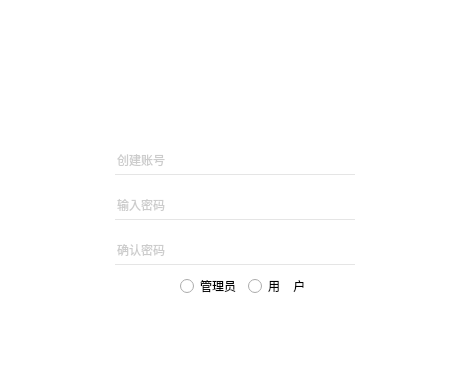
<?xml version="1.0" encoding="UTF-8"?>
<ui version="4.0">
 <class>Dlg_SignUp</class>
 <widget class="QDialog" name="Dlg_SignUp">
  <property name="geometry">
   <rect>
    <x>0</x>
    <y>0</y>
    <width>470</width>
    <height>370</height>
   </rect>
  </property>
  <property name="windowTitle">
   <string>Dialog</string>
  </property>
  <property name="styleSheet">
   <string notr="true">QLabel#label
{
image:url(:/image/base_light.png);
}
QWidget
{
background-color:rgb(255,255,255);
}
QPushButton
{
background:rgba(0,0,0,0);

}
QPushButton#pushButton_2
{
image:url(:/image/delet_button.png);
color:white;
}
QPushButton#pushButton_2:hover
{
image:url(:/image/delet_button_pressed.png);
color:white;
}
QPushButton#pushButton
{
image:url(:/image/login.png);
color:white;
}
QPushButton#pushButton:hover
{
image:url(:/image/login-pressed.png);
color:white;
}
QRadioButton
{

}
QPushButton#pushButton
{
color:white;
}
QPushButton#pushButton:hover
{
color:white;
}
QLineEdit
{
border:none;
border-bottom:1px solid rgb(229,229,229);
font:normal 12px;
color:rgb(154,154,154);
}
QLineEdit:hover
{
border:none;
border-bottom:1px solid rgb(0,0,0);
font:normal 12px;
color:rgb(154,154,154);
}
QLineEdit:focus
{
border:none;
border-bottom:1px solid rgb(0,0,0);
font:normal 12px;
color:rgb(0,0,0);
}</string>
  </property>
  <widget class="QWidget" name="widget" native="true">
   <property name="geometry">
    <rect>
     <x>20</x>
     <y>130</y>
     <width>430</width>
     <height>220</height>
    </rect>
   </property>
   <widget class="QLineEdit" name="lineEdit_4">
    <property name="geometry">
     <rect>
      <x>95</x>
      <y>105</y>
      <width>240</width>
      <height>30</height>
     </rect>
    </property>
    <property name="sizePolicy">
     <sizepolicy hsizetype="Expanding" vsizetype="Fixed">
      <horstretch>0</horstretch>
      <verstretch>0</verstretch>
     </sizepolicy>
    </property>
    <property name="minimumSize">
     <size>
      <width>240</width>
      <height>0</height>
     </size>
    </property>
    <property name="maximumSize">
     <size>
      <width>240</width>
      <height>16777215</height>
     </size>
    </property>
    <property name="maxLength">
     <number>50</number>
    </property>
    <property name="placeholderText">
     <string>确认密码</string>
    </property>
   </widget>
   <widget class="QLineEdit" name="lineEdit_3">
    <property name="geometry">
     <rect>
      <x>95</x>
      <y>60</y>
      <width>240</width>
      <height>30</height>
     </rect>
    </property>
    <property name="sizePolicy">
     <sizepolicy hsizetype="Expanding" vsizetype="Fixed">
      <horstretch>0</horstretch>
      <verstretch>0</verstretch>
     </sizepolicy>
    </property>
    <property name="minimumSize">
     <size>
      <width>240</width>
      <height>0</height>
     </size>
    </property>
    <property name="maximumSize">
     <size>
      <width>240</width>
      <height>16777215</height>
     </size>
    </property>
    <property name="maxLength">
     <number>50</number>
    </property>
    <property name="placeholderText">
     <string>输入密码</string>
    </property>
   </widget>
   <widget class="QLineEdit" name="lineEdit_2">
    <property name="geometry">
     <rect>
      <x>95</x>
      <y>15</y>
      <width>240</width>
      <height>30</height>
     </rect>
    </property>
    <property name="sizePolicy">
     <sizepolicy hsizetype="Expanding" vsizetype="Fixed">
      <horstretch>0</horstretch>
      <verstretch>0</verstretch>
     </sizepolicy>
    </property>
    <property name="minimumSize">
     <size>
      <width>240</width>
      <height>0</height>
     </size>
    </property>
    <property name="maximumSize">
     <size>
      <width>240</width>
      <height>16777215</height>
     </size>
    </property>
    <property name="maxLength">
     <number>50</number>
    </property>
    <property name="placeholderText">
     <string>创建账号</string>
    </property>
   </widget>
   <widget class="QPushButton" name="pushButton">
    <property name="geometry">
     <rect>
      <x>95</x>
      <y>180</y>
      <width>240</width>
      <height>30</height>
     </rect>
    </property>
    <property name="minimumSize">
     <size>
      <width>100</width>
      <height>30</height>
     </size>
    </property>
    <property name="maximumSize">
     <size>
      <width>300</width>
      <height>16777215</height>
     </size>
    </property>
    <property name="text">
     <string>注册</string>
    </property>
    <property name="flat">
     <bool>true</bool>
    </property>
   </widget>
   <widget class="QWidget" name="">
    <property name="geometry">
     <rect>
      <x>160</x>
      <y>140</y>
      <width>131</width>
      <height>32</height>
     </rect>
    </property>
    <layout class="QHBoxLayout" name="horizontalLayout">
     <item>
      <widget class="QRadioButton" name="radioButton_2">
       <property name="minimumSize">
        <size>
         <width>50</width>
         <height>30</height>
        </size>
       </property>
       <property name="maximumSize">
        <size>
         <width>200</width>
         <height>16777215</height>
        </size>
       </property>
       <property name="text">
        <string>管理员</string>
       </property>
      </widget>
     </item>
     <item>
      <widget class="QRadioButton" name="radioButton">
       <property name="minimumSize">
        <size>
         <width>50</width>
         <height>30</height>
        </size>
       </property>
       <property name="maximumSize">
        <size>
         <width>200</width>
         <height>16777215</height>
        </size>
       </property>
       <property name="text">
        <string>用    户</string>
       </property>
      </widget>
     </item>
    </layout>
   </widget>
  </widget>
  <widget class="QLabel" name="label">
   <property name="geometry">
    <rect>
     <x>20</x>
     <y>20</y>
     <width>430</width>
     <height>330</height>
    </rect>
   </property>
   <property name="text">
    <string/>
   </property>
   <property name="pixmap">
    <pixmap resource="Logo.qrc">:/image/base_light.png</pixmap>
   </property>
   <property name="scaledContents">
    <bool>true</bool>
   </property>
  </widget>
  <widget class="QPushButton" name="pushButton_2">
   <property name="geometry">
    <rect>
     <x>418</x>
     <y>20</y>
     <width>32</width>
     <height>32</height>
    </rect>
   </property>
   <property name="font">
    <font>
     <underline>true</underline>
    </font>
   </property>
   <property name="text">
    <string/>
   </property>
   <property name="flat">
    <bool>true</bool>
   </property>
  </widget>
  <zorder>label</zorder>
  <zorder>widget</zorder>
  <zorder>pushButton_2</zorder>
 </widget>
 <tabstops>
  <tabstop>lineEdit_2</tabstop>
  <tabstop>lineEdit_3</tabstop>
  <tabstop>lineEdit_4</tabstop>
  <tabstop>radioButton_2</tabstop>
  <tabstop>pushButton</tabstop>
 </tabstops>
 <resources>
  <include location="Logo.qrc"/>
 </resources>
 <connections/>
</ui>
